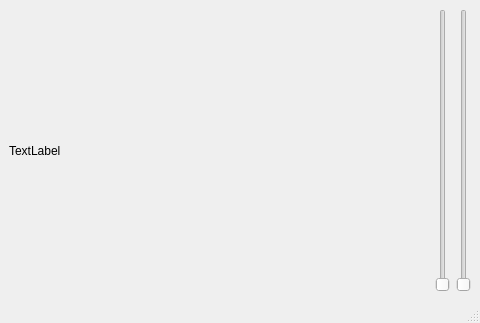
<?xml version="1.0" encoding="UTF-8"?>
<ui version="4.0">
 <class>ProcessorController</class>
 <widget class="QMainWindow" name="ProcessorController">
  <property name="geometry">
   <rect>
    <x>0</x>
    <y>0</y>
    <width>480</width>
    <height>323</height>
   </rect>
  </property>
  <property name="windowTitle">
   <string>ProcessorController</string>
  </property>
  <widget class="QWidget" name="centralwidget">
   <layout class="QHBoxLayout" name="horizontalLayout">
    <item>
     <widget class="QLabel" name="label">
      <property name="text">
       <string>TextLabel</string>
      </property>
     </widget>
    </item>
    <item>
     <widget class="QSlider" name="verticalSlider">
      <property name="orientation">
       <enum>Qt::Vertical</enum>
      </property>
     </widget>
    </item>
    <item>
     <widget class="QSlider" name="verticalSlider_2">
      <property name="orientation">
       <enum>Qt::Vertical</enum>
      </property>
     </widget>
    </item>
   </layout>
  </widget>
  <widget class="QMenuBar" name="menubar">
   <property name="geometry">
    <rect>
     <x>0</x>
     <y>0</y>
     <width>480</width>
     <height>22</height>
    </rect>
   </property>
  </widget>
  <widget class="QStatusBar" name="statusbar"/>
 </widget>
 <resources/>
 <connections/>
</ui>
